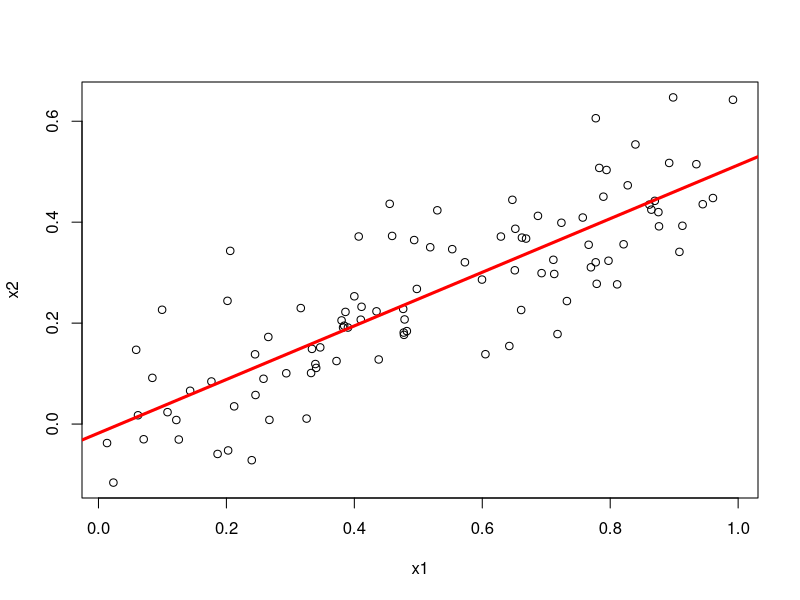

Here is the R script that generated this plot:
## ---- chunk 1
set.seed (1)
x1 = runif (100)
x2 = 0.5* x1 + rnorm (100) /10
y=2+2* x1 +0.3* x2+rnorm (100)
## ---- chunk 2
lm.fitx=lm(x2~x1)
summary(lm.fitx)
cor(x1,x2)
plot(x1,x2)
abline(lm.fitx,lwd=3,col="red")
## ---- chunk 3

